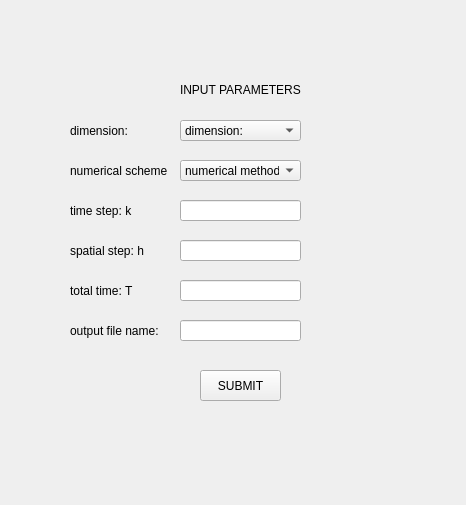
<?xml version="1.0" encoding="UTF-8"?>
<ui version="4.0">
 <class>heat_equation</class>
 <widget class="QWidget" name="heat_equation">
  <property name="geometry">
   <rect>
    <x>0</x>
    <y>0</y>
    <width>466</width>
    <height>505</height>
   </rect>
  </property>
  <property name="windowTitle">
   <string>heat_equation</string>
  </property>
  <widget class="QLabel" name="label_2">
   <property name="geometry">
    <rect>
     <x>70</x>
     <y>120</y>
     <width>91</width>
     <height>21</height>
    </rect>
   </property>
   <property name="text">
    <string>dimension: </string>
   </property>
  </widget>
  <widget class="QLabel" name="label_3">
   <property name="geometry">
    <rect>
     <x>70</x>
     <y>160</y>
     <width>101</width>
     <height>21</height>
    </rect>
   </property>
   <property name="text">
    <string>numerical scheme</string>
   </property>
  </widget>
  <widget class="QLabel" name="label_4">
   <property name="geometry">
    <rect>
     <x>70</x>
     <y>200</y>
     <width>101</width>
     <height>21</height>
    </rect>
   </property>
   <property name="text">
    <string>time step: k</string>
   </property>
  </widget>
  <widget class="QLineEdit" name="time_step">
   <property name="geometry">
    <rect>
     <x>180</x>
     <y>200</y>
     <width>121</width>
     <height>21</height>
    </rect>
   </property>
   <property name="text">
    <string/>
   </property>
  </widget>
  <widget class="QLabel" name="label_5">
   <property name="geometry">
    <rect>
     <x>70</x>
     <y>240</y>
     <width>101</width>
     <height>21</height>
    </rect>
   </property>
   <property name="text">
    <string>spatial step: h </string>
   </property>
  </widget>
  <widget class="QLineEdit" name="space_step">
   <property name="geometry">
    <rect>
     <x>180</x>
     <y>240</y>
     <width>121</width>
     <height>21</height>
    </rect>
   </property>
   <property name="text">
    <string/>
   </property>
  </widget>
  <widget class="QLabel" name="label_6">
   <property name="geometry">
    <rect>
     <x>70</x>
     <y>280</y>
     <width>101</width>
     <height>21</height>
    </rect>
   </property>
   <property name="text">
    <string>total time: T</string>
   </property>
  </widget>
  <widget class="QLineEdit" name="total_time">
   <property name="geometry">
    <rect>
     <x>180</x>
     <y>280</y>
     <width>121</width>
     <height>21</height>
    </rect>
   </property>
   <property name="text">
    <string/>
   </property>
  </widget>
  <widget class="QPushButton" name="goButton">
   <property name="geometry">
    <rect>
     <x>200</x>
     <y>370</y>
     <width>81</width>
     <height>31</height>
    </rect>
   </property>
   <property name="text">
    <string>SUBMIT</string>
   </property>
  </widget>
  <widget class="QLineEdit" name="output_file_name">
   <property name="geometry">
    <rect>
     <x>180</x>
     <y>320</y>
     <width>121</width>
     <height>21</height>
    </rect>
   </property>
   <property name="text">
    <string/>
   </property>
  </widget>
  <widget class="QLabel" name="label_7">
   <property name="geometry">
    <rect>
     <x>70</x>
     <y>320</y>
     <width>101</width>
     <height>21</height>
    </rect>
   </property>
   <property name="text">
    <string>output file name:</string>
   </property>
  </widget>
  <widget class="QComboBox" name="comboBox_dim">
   <property name="geometry">
    <rect>
     <x>180</x>
     <y>120</y>
     <width>121</width>
     <height>21</height>
    </rect>
   </property>
   <item>
    <property name="text">
     <string>dimension:</string>
    </property>
   </item>
   <item>
    <property name="text">
     <string>1</string>
    </property>
   </item>
   <item>
    <property name="text">
     <string>2</string>
    </property>
   </item>
   <item>
    <property name="text">
     <string>3</string>
    </property>
   </item>
  </widget>
  <widget class="QComboBox" name="comboBox_num_scheme">
   <property name="geometry">
    <rect>
     <x>180</x>
     <y>160</y>
     <width>121</width>
     <height>21</height>
    </rect>
   </property>
   <item>
    <property name="text">
     <string>numerical method:</string>
    </property>
   </item>
  </widget>
  <widget class="QLabel" name="label_8">
   <property name="geometry">
    <rect>
     <x>180</x>
     <y>80</y>
     <width>171</width>
     <height>20</height>
    </rect>
   </property>
   <property name="text">
    <string>INPUT PARAMETERS</string>
   </property>
  </widget>
 </widget>
 <layoutdefault spacing="6" margin="11"/>
 <resources/>
 <connections>
  <connection>
   <sender>goButton</sender>
   <signal>clicked()</signal>
   <receiver>heat_equation</receiver>
   <slot>close()</slot>
   <hints>
    <hint type="sourcelabel">
     <x>267</x>
     <y>371</y>
    </hint>
    <hint type="destinationlabel">
     <x>319</x>
     <y>374</y>
    </hint>
   </hints>
  </connection>
 </connections>
</ui>
